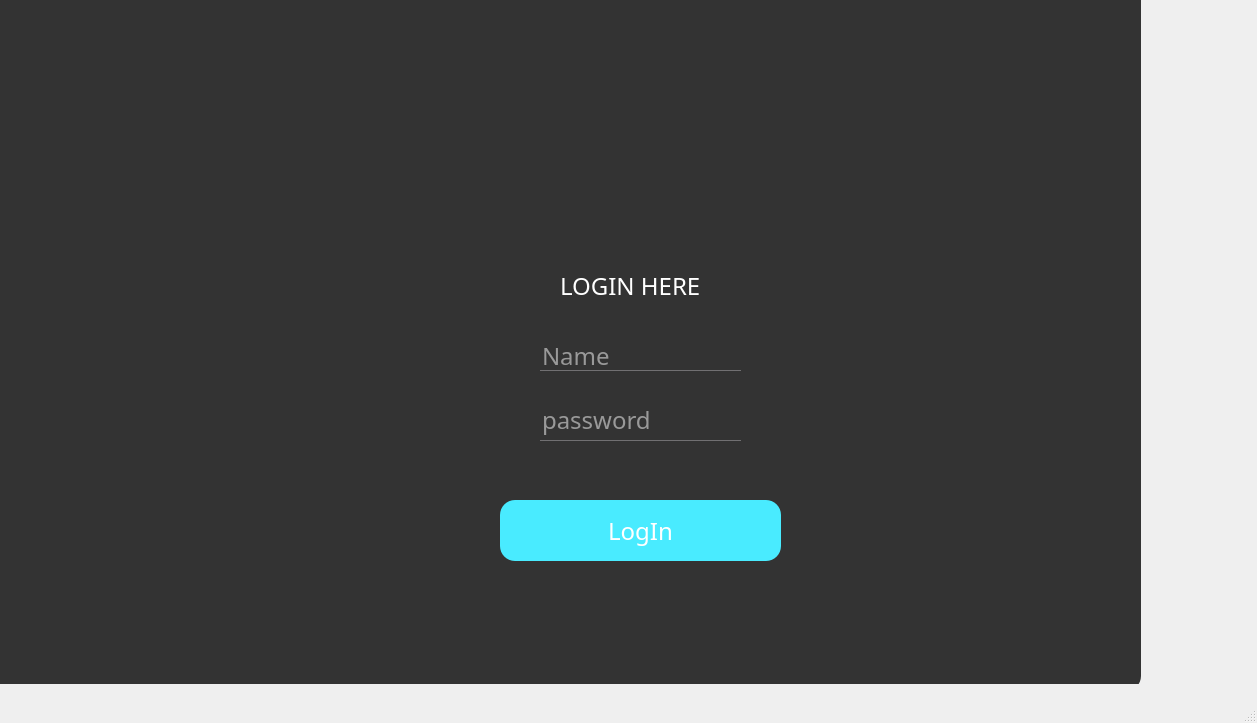
<?xml version="1.0" encoding="UTF-8"?>
<ui version="4.0">
 <class>Login</class>
 <widget class="QMainWindow" name="Login">
  <property name="geometry">
   <rect>
    <x>0</x>
    <y>0</y>
    <width>1257</width>
    <height>723</height>
   </rect>
  </property>
  <property name="windowTitle">
   <string>Login</string>
  </property>
  <property name="windowIcon">
   <iconset>
    <normaloff>../../../Downloads/c1.jpeg</normaloff>../../../Downloads/c1.jpeg</iconset>
  </property>
  <property name="styleSheet">
   <string notr="true">*{

font-family:century gothic;
font-size:24px;
}
QFrame
{
background:#333;
border-radius:15px;


}

QPushButton
{
background:#49ebff;
border-radius:50px;

}
QToolButton
{
	
	border-image: url(:/images/C:/Users/nadal/Downloads/emp1-removebg-preview.png);
border-radius:60px;

}
QLabel
{
color:white;

}
QPushButton
{
color:white;
border-radius:15px;

}
QPushButton:hover
{

color:white;
border-radius:15px;
background:red;

}
QLineEdit
{
background:transparent;
border:none;
color:white;
border-bottom:1px solid #717072;

}
</string>
  </property>
  <property name="iconSize">
   <size>
    <width>1257</width>
    <height>723</height>
   </size>
  </property>
  <widget class="QWidget" name="centralwidget">
   <widget class="QFrame" name="frame">
    <property name="geometry">
     <rect>
      <x>450</x>
      <y>150</y>
      <width>391</width>
      <height>441</height>
     </rect>
    </property>
    <property name="styleSheet">
     <string notr="true"/>
    </property>
    <property name="frameShape">
     <enum>QFrame::StyledPanel</enum>
    </property>
    <property name="frameShadow">
     <enum>QFrame::Raised</enum>
    </property>
    <widget class="QLabel" name="label">
     <property name="geometry">
      <rect>
       <x>110</x>
       <y>110</y>
       <width>151</width>
       <height>51</height>
      </rect>
     </property>
     <property name="styleSheet">
      <string notr="true"/>
     </property>
     <property name="text">
      <string>LOGIN HERE</string>
     </property>
    </widget>
    <widget class="QPushButton" name="login">
     <property name="geometry">
      <rect>
       <x>50</x>
       <y>350</y>
       <width>281</width>
       <height>61</height>
      </rect>
     </property>
     <property name="text">
      <string>LogIn</string>
     </property>
    </widget>
    <widget class="QLineEdit" name="lineEditoldname">
     <property name="geometry">
      <rect>
       <x>90</x>
       <y>190</y>
       <width>201</width>
       <height>31</height>
      </rect>
     </property>
     <property name="placeholderText">
      <string>Name</string>
     </property>
    </widget>
    <widget class="QLineEdit" name="lineEditoldpwd">
     <property name="geometry">
      <rect>
       <x>90</x>
       <y>250</y>
       <width>201</width>
       <height>41</height>
      </rect>
     </property>
     <property name="placeholderText">
      <string>password</string>
     </property>
    </widget>
    <widget class="QLabel" name="image_pos">
     <property name="geometry">
      <rect>
       <x>120</x>
       <y>10</y>
       <width>161</width>
       <height>81</height>
      </rect>
     </property>
     <property name="styleSheet">
      <string notr="true">QLabel{

	background-color:none;


}</string>
     </property>
     <property name="text">
      <string/>
     </property>
    </widget>
    <widget class="QPushButton" name="loginbtn">
     <property name="geometry">
      <rect>
       <x>10</x>
       <y>20</y>
       <width>93</width>
       <height>41</height>
      </rect>
     </property>
     <property name="styleSheet">
      <string notr="true">background-color: none;</string>
     </property>
     <property name="text">
      <string/>
     </property>
     <property name="icon">
      <iconset>
       <normaloff>../../../Downloads/synchronize.png</normaloff>../../../Downloads/synchronize.png</iconset>
     </property>
     <property name="iconSize">
      <size>
       <width>32</width>
       <height>32</height>
      </size>
     </property>
    </widget>
    <widget class="QLabel" name="mdp_oublie_label">
     <property name="geometry">
      <rect>
       <x>30</x>
       <y>310</y>
       <width>321</width>
       <height>31</height>
      </rect>
     </property>
     <property name="styleSheet">
      <string notr="true">QLabel{

background-color:none;

}
</string>
     </property>
     <property name="text">
      <string/>
     </property>
    </widget>
   </widget>
   <widget class="QLabel" name="label_2">
    <property name="geometry">
     <rect>
      <x>-230</x>
      <y>-110</y>
      <width>1371</width>
      <height>801</height>
     </rect>
    </property>
    <property name="text">
     <string/>
    </property>
    <property name="pixmap">
     <pixmap>../../../Downloads/car.webp</pixmap>
    </property>
   </widget>
   <zorder>label_2</zorder>
   <zorder>frame</zorder>
  </widget>
  <widget class="QStatusBar" name="statusbar"/>
 </widget>
 <resources/>
 <connections/>
</ui>
